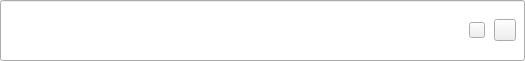
<?xml version="1.0" encoding="UTF-8"?>
<ui version="4.0">
 <class>PLSFacebookGameLineEdit</class>
 <widget class="QLineEdit" name="PLSFacebookGameLineEdit">
  <property name="geometry">
   <rect>
    <x>0</x>
    <y>0</y>
    <width>525</width>
    <height>61</height>
   </rect>
  </property>
  <property name="windowTitle">
   <string>Frame</string>
  </property>
  <layout class="QHBoxLayout" name="horizontalLayout">
   <property name="spacing">
    <number>0</number>
   </property>
   <property name="leftMargin">
    <number>0</number>
   </property>
   <property name="topMargin">
    <number>0</number>
   </property>
   <property name="rightMargin">
    <number>0</number>
   </property>
   <property name="bottomMargin">
    <number>0</number>
   </property>
   <item>
    <spacer name="horizontalSpacer_3">
     <property name="orientation">
      <enum>Qt::Horizontal</enum>
     </property>
     <property name="sizeHint" stdset="0">
      <size>
       <width>460</width>
       <height>20</height>
      </size>
     </property>
    </spacer>
   </item>
   <item>
    <widget class="QPushButton" name="pushButtonClear">
     <property name="sizePolicy">
      <sizepolicy hsizetype="Fixed" vsizetype="Fixed">
       <horstretch>0</horstretch>
       <verstretch>0</verstretch>
      </sizepolicy>
     </property>
     <property name="minimumSize">
      <size>
       <width>16</width>
       <height>16</height>
      </size>
     </property>
     <property name="maximumSize">
      <size>
       <width>16</width>
       <height>16</height>
      </size>
     </property>
     <property name="text">
      <string/>
     </property>
    </widget>
   </item>
   <item>
    <spacer name="horizontalSpacer_2">
     <property name="orientation">
      <enum>Qt::Horizontal</enum>
     </property>
     <property name="sizeType">
      <enum>QSizePolicy::Fixed</enum>
     </property>
     <property name="sizeHint" stdset="0">
      <size>
       <width>9</width>
       <height>20</height>
      </size>
     </property>
    </spacer>
   </item>
   <item>
    <widget class="QPushButton" name="searchButton">
     <property name="sizePolicy">
      <sizepolicy hsizetype="Fixed" vsizetype="Fixed">
       <horstretch>0</horstretch>
       <verstretch>0</verstretch>
      </sizepolicy>
     </property>
     <property name="minimumSize">
      <size>
       <width>22</width>
       <height>22</height>
      </size>
     </property>
     <property name="maximumSize">
      <size>
       <width>22</width>
       <height>22</height>
      </size>
     </property>
     <property name="text">
      <string/>
     </property>
    </widget>
   </item>
   <item>
    <spacer name="horizontalSpacer">
     <property name="orientation">
      <enum>Qt::Horizontal</enum>
     </property>
     <property name="sizeType">
      <enum>QSizePolicy::Fixed</enum>
     </property>
     <property name="sizeHint" stdset="0">
      <size>
       <width>9</width>
       <height>20</height>
      </size>
     </property>
    </spacer>
   </item>
  </layout>
 </widget>
 <resources/>
 <connections/>
</ui>
